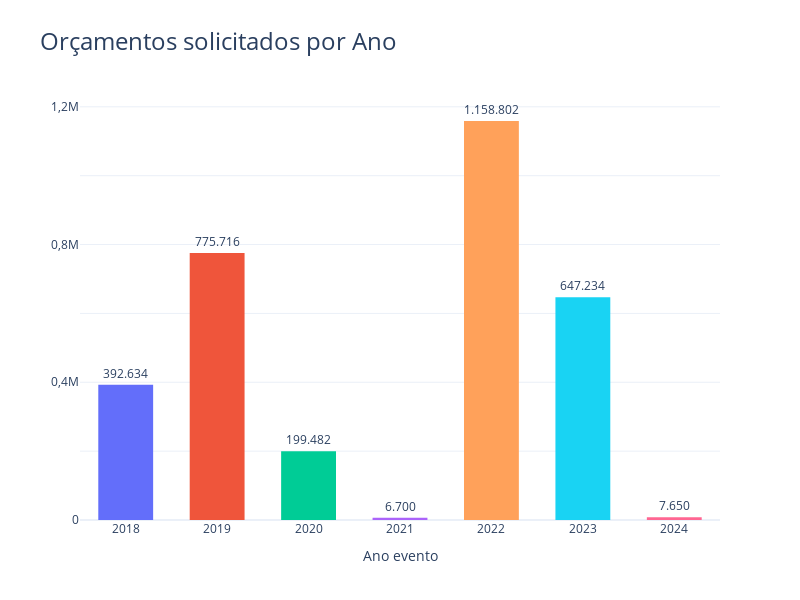

Notebook source saved alongside this figure:
### Code cell
# fig = px.bar(df, x='ano_evento', y='valor_total', color='smoker', barmode='group')
fig = px.histogram(
    df,
    x='ano_evento',
    y='valor_total',
    text_auto=True,
    title='Orçamentos solicitados por Ano',
    labels={
        'valor_total': 'Orçamentos',
        'ano_evento': 'Ano evento'
    },
    color='ano_evento',
)
fig.update_yaxes(title=None, ticklabelstep=2, showticklabels=True)
fig.update_layout(bargap=0.4, separators=',.', title_font_size=24)
fig.update_traces(texttemplate='%{y:,.0f}', textposition='outside')
fig.update_layout(showlegend=False)

# 'Price: %{y:$.2f} syntax %{variable:d3-format}'

fig.show()
fig.write_html(
     r'./graficos/valor_total_orçado.html')

### Figure 1 — Plotly figure (JSON) as saved in the notebook; plotly's stock layout.template omitted (floating-point values rounded to 4 significant figures)
{"data": [{"alignmentgroup": "True", "bingroup": "x", "histfunc": "sum", "hovertemplate": "Ano evento=%{x}<br>sum of Orçamentos=%{y}<extra></extra>", "legendgroup": "2018", "marker": {"color": "#636efa", "pattern": {"shape": ""}}, "name": "2018", "offsetgroup": "2018", "orientation": "v", "showlegend": true, "textposition": "outside", "texttemplate": "%{y:,.0f}", "type": "histogram", "x": [2018, 2018, 2018, 2018, 2018, 2018, 2018, 2018, 2018, 2018, 2018, 2018, 2018, 2018, 2018, 2018, 2018, 2018, 2018, 2018, 2018, 2018, 2018, 2018, 2018, 2018, 2018, 2018, 2018, 2018, 2018, 2018, 2018, 2018, 2018, 2018, 2018, 2018, 2018, 2018, 2018, 2018, 2018, 2018, 2018, 2018, 2018, 2018, 2018], "xaxis": "x", "y": [6570, 15330, 17520, 6789, 21450, 8760, 4625, 12100, 6789, 7210, 14140, 11505, 11704, 4830, 5913, 4380, 11484, 3960, 5940, 4444, 7008, 6600, 4380, 13140, 15768, 6603, 5510, 6789, 5940, 6510, 15330, 5750, 13671, 4380, 1752, 5475, 5475, 10500, 6330, 7120, 7920, 2520, 10100, 6789, 8712, 6336, 3285, 6240, 1258], "yaxis": "y"}, {"alignmentgroup": "True", "bingroup": "x", "histfunc": "sum", "hovertemplate": "Ano evento=%{x}<br>sum of Orçamentos=%{y}<extra></extra>", "legendgroup": "2019", "marker": {"color": "#EF553B", "pattern": {"shape": ""}}, "name": "2019", "offsetgroup": "2019", "orientation": "v", "showlegend": true, "textposition": "outside", "texttemplate": "%{y:,.0f}", "type": "histogram", "x": [2019, 2019, 2019, 2019, 2019, 2019, 2019, 2019, 2019, 2019, 2019, 2019, 2019, 2019, 2019, 2019, 2019, 2019, 2019, 2019, 2019, 2019, 2019, 2019, 2019, 2019, 2019, 2019, 2019, 2019, 2019, 2019, 2019, 2019, 2019, 2019, 2019, 2019, 2019, 2019, 2019, 2019, 2019, 2019, 2019, 2019, 2019, 2019, 2019, 2019, 2019, 2019, 2019, 2019, 2019, 2019, 2019, 2019, 2019, 2019, 2019, 2019, 2019, 2019, 2019, 2019, 2019, 2019, 2019, 2019, 2019, 2019, 2019, 2019, 2019, 2019, 2019, 2019, 2019, 2019, 2019, 2019, 2019, 2019, 2019, 2019, 2019, 2019, 2019, 2019, 2019, 2019, 2019, 2019, 2019, 2019, 2019, 2019, 2019, 2019, 2019, 2019, 2019, 2019, 2019, 2019, 2019, 2019], "xaxis": "x", "y": [6705, 5616, 6700, 6164, 16146, 7770, 6700, 6699, 6699, 2145, 6700, 4596, 8976, 0, 16686, 15006, 4160, 7080, 6699, 8052, 5940, 9090, 3700, 6690, 8610, 4950, 16065, 6690, 8128, 10868, 6368, 6700, 6720, 6699, 6720, 12412, 6690, 7828, 5940, 6690, 13760, 6720, 12660, 6690, 7500, 2100, 5940, 6699, 6670, 6680, 5887, 4356, 6700, 7696, 9600, 5325, 9800, 8384, 6732, 4641, 11256, 10494, 6680, 4752, 7596, 5742, 5740, 5454, 6696, 5992, 9702, 1500, 6603, 6700, 6690, 6699, 6720, 14260, 15264, 6336, 6670, 4356, 7326, 7360, 5346, 8580, 6210, 14124, 7500, -4770, 5742, 4554, 6930, 10972, 8200, 2000, 1980, 8316, 6700, 3960, 6680, 3960, 6680, 8740, 5616, 4981, 12090, 6700], "yaxis": "y"}, {"alignmentgroup": "True", "bingroup": "x", "histfunc": "sum", "hovertemplate": "Ano evento=%{x}<br>sum of Orçamentos=%{y}<extra></extra>", "legendgroup": "2020", "marker": {"color": "#00cc96", "pattern": {"shape": ""}}, "name": "2020", "offsetgroup": "2020", "orientation": "v", "showlegend": true, "textposition": "outside", "texttemplate": "%{y:,.0f}", "type": "histogram", "x": [2020, 2020, 2020, 2020, 2020, 2020, 2020, 2020, 2020, 2020, 2020, 2020, 2020, 2020, 2020, 2020, 2020, 2020, 2020, 2020, 2020, 2020, 2020, 2020, 2020, 2020, 2020, 2020, 2020, 2020], "xaxis": "x", "y": [2013, 6720, 26754, 3564, 5000, 6720, 6699, 6699, 5750, 5940, 7000, 9900, 4950, 6700, 6680, 1500, 8750, 6700, 6700, 6699, 6699, 6720, 6699, -4770, 6699, 6699, 6699, 7500, 6699, 8400], "yaxis": "y"}, {"alignmentgroup": "True", "bingroup": "x", "histfunc": "sum", "hovertemplate": "Ano evento=%{x}<br>sum of Orçamentos=%{y}<extra></extra>", "legendgroup": "2021", "marker": {"color": "#ab63fa", "pattern": {"shape": ""}}, "name": "2021", "offsetgroup": "2021", "orientation": "v", "showlegend": true, "textposition": "outside", "texttemplate": "%{y:,.0f}", "type": "histogram", "x": [2021], "xaxis": "x", "y": [6700], "yaxis": "y"}, {"alignmentgroup": "True", "bingroup": "x", "histfunc": "sum", "hovertemplate": "Ano evento=%{x}<br>sum of Orçamentos=%{y}<extra></extra>", "legendgroup": "2022", "marker": {"color": "#FFA15A", "pattern": {"shape": ""}}, "name": "2022", "offsetgroup": "2022", "orientation": "v", "showlegend": true, "textposition": "outside", "texttemplate": "%{y:,.0f}", "type": "histogram", "x": [2022, 2022, 2022, 2022, 2022, 2022, 2022, 2022, 2022, 2022, 2022, 2022, 2022, 2022, 2022, 2022, 2022, 2022, 2022, 2022, 2022, 2022, 2022, 2022, 2022, 2022, 2022, 2022, 2022, 2022, 2022, 2022, 2022, 2022, 2022, 2022, 2022, 2022, 2022, 2022, 2022, 2022, 2022, 2022, 2022, 2022, 2022, 2022, 2022, 2022, 2022, 2022, 2022, 2022, 2022, 2022, 2022, 2022, 2022, 2022, 2022, 2022, 2022, 2022, 2022, 2022, 2022, 2022, 2022, 2022, 2022, 2022, 2022, 2022, 2022, 2022, 2022, 2022, 2022, 2022, 2022, 2022, 2022, 2022, 2022, 2022, 2022, 2022, 2022, 2022, 2022, 2022, 2022, 2022, 2022, 2022, 2022, 2022, 2022, 2022, 2022, 2022, 2022, 2022, 2022, 2022, 2022, 2022, 2022, 2022, 2022, 2022, 2022, 2022, 2022, 2022, 2022, 2022], "xaxis": "x", "y": [20400, 12750, 22950, 9787, 19125, 22950, 12750, 6900, 6900, 9067.0, 6625, 3975, 7650, 5500, 5865, 12750, 6250, 4500, 4700, 20532, 10125, 12750, 6375, 3500, 22000, 8925, 7797, 13250, 9890, 10200, 6375, 7650, 7875, 6375, 13400, 5625, 4500, 13500, 6230, 10200, 5730, 8925, 7200, 3240, 3240, 2550, 3240, 10310, 4050, 10485, 6375, 8925, 10710, 2550, 9945, 15300, 6075, 3550, 5100, 6375, 12025, 15435, 16410, 76500, 9450, 5430, 7830, 10200, 10200, 7940, 15300, 3780, 5100, 12750, 7650, 0, 14180, 6375, 4542, 3825, 7035, 10500, 5625, 10200, 6375, 9035, 9435, 5845, 10200, 12218, 8925, 29276, 8455, 16484, 3600, 12750, 7650, 10200, 12180, 11475, 5830, 3825, 3825, 5850, 11475, 5000, 20400, 12150, 6070, 6375, 10310, 12750, 6870, 7650, 5080, 20400, 13180, 7034], "yaxis": "y"}, {"alignmentgroup": "True", "bingroup": "x", "histfunc": "sum", "hovertemplate": "Ano evento=%{x}<br>sum of Orçamentos=%{y}<extra></extra>", "legendgroup": "2023", "marker": {"color": "#19d3f3", "pattern": {"shape": ""}}, "name": "2023", "offsetgroup": "2023", "orientation": "v", "showlegend": true, "textposition": "outside", "texttemplate": "%{y:,.0f}", "type": "histogram", "x": [2023, 2023, 2023, 2023, 2023, 2023, 2023, 2023, 2023, 2023, 2023, 2023, 2023, 2023, 2023, 2023, 2023, 2023, 2023, 2023, 2023, 2023, 2023, 2023, 2023, 2023, 2023, 2023, 2023, 2023, 2023, 2023, 2023, 2023, 2023, 2023, 2023, 2023, 2023, 2023, 2023, 2023, 2023, 2023, 2023, 2023, 2023, 2023, 2023, 2023, 2023, 2023, 2023, 2023, 2023, 2023, 2023, 2023, 2023, 2023, 2023, 2023, 2023, 2023, 2023, 2023], "xaxis": "x", "y": [3350, 18025, 20400, 11460, 4080, 2040, 6930, 6120, 7650, 7650, 8100, 5400, 5865, 10800, 6750, 10690.0, 7650, 6750, 6160, 6375, 5397, 4860, 7650, 4448, 10200, 6375, 8048, 2880, 17850, 15300, 5400, 7650, 6525, 12750, 4840, 4050, 12750, 20400, 22950, 14535, 0, 7650, 6375, 6375, 4050, 2070, 13500, 2550, 5100, 7500, 4860, 7650, 7500, 10200, 9675, 3825, 10200, 12750, 22950, 25500, 22950, 15300, 12750, 25500, 12750, 30600], "yaxis": "y"}, {"alignmentgroup": "True", "bingroup": "x", "histfunc": "sum", "hovertemplate": "Ano evento=%{x}<br>sum of Orçamentos=%{y}<extra></extra>", "legendgroup": "2024", "marker": {"color": "#FF6692", "pattern": {"shape": ""}}, "name": "2024", "offsetgroup": "2024", "orientation": "v", "showlegend": true, "textposition": "outside", "texttemplate": "%{y:,.0f}", "type": "histogram", "x": [2024], "xaxis": "x", "y": [7650], "yaxis": "y"}], "layout": {"bargap": 0.4, "barmode": "relative", "height": 600, "legend": {"title": {"text": "Ano evento"}, "tracegroupgap": 0}, "separators": ",.", "showlegend": false, "title": {"font": {"size": 24}, "text": "Orçamentos solicitados por Ano"}, "width": 800, "xaxis": {"anchor": "y", "autorange": true, "categoryarray": [2018, 2019, 2020, 2021, 2022, 2023, 2024], "categoryorder": "array", "domain": [0, 1], "range": [2018.0, 2024.0], "title": {"text": "Ano evento"}, "type": "linear"}, "yaxis": {"anchor": "x", "autorange": true, "domain": [0, 1], "range": [0, 1220000.0], "showticklabels": true, "ticklabelstep": 2, "title": {}, "type": "linear"}}}
